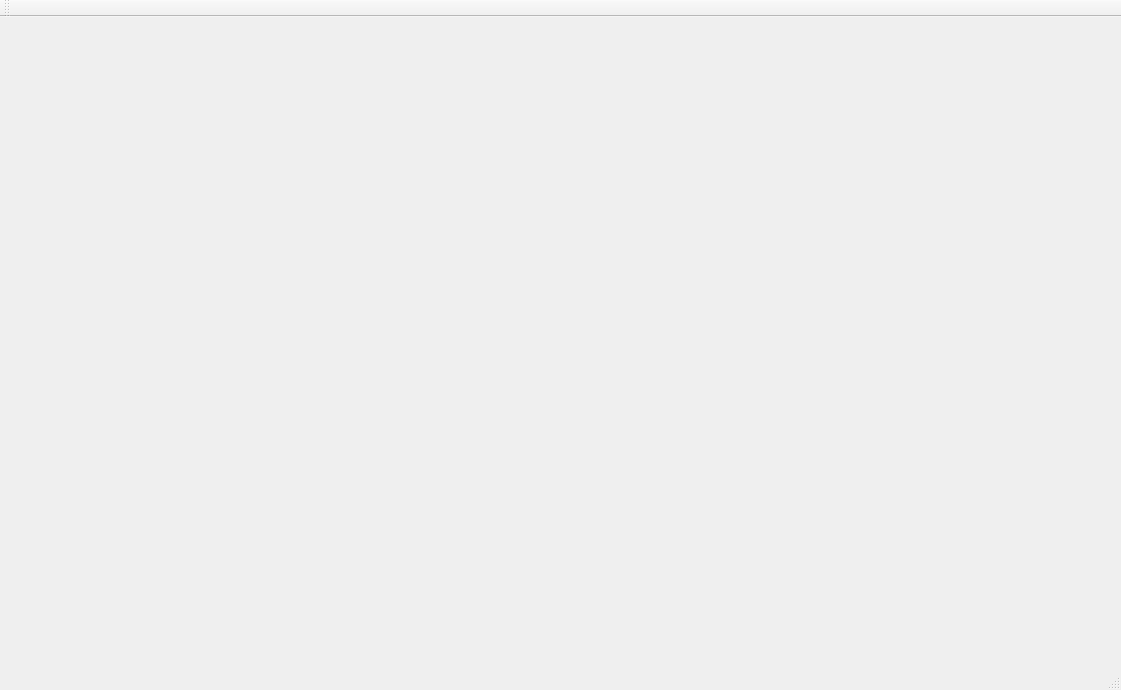
<?xml version="1.0" encoding="UTF-8"?>
<ui version="4.0">
 <class>MainWindow</class>
 <widget class="QMainWindow" name="MainWindow">
  <property name="geometry">
   <rect>
    <x>0</x>
    <y>0</y>
    <width>1121</width>
    <height>690</height>
   </rect>
  </property>
  <property name="windowTitle">
   <string>MainWindow</string>
  </property>
  <widget class="QWidget" name="centralWidget"/>
  <widget class="QMenuBar" name="menuBar">
   <property name="geometry">
    <rect>
     <x>0</x>
     <y>0</y>
     <width>1121</width>
     <height>20</height>
    </rect>
   </property>
  </widget>
  <widget class="QToolBar" name="mainToolBar">
   <attribute name="toolBarArea">
    <enum>TopToolBarArea</enum>
   </attribute>
   <attribute name="toolBarBreak">
    <bool>false</bool>
   </attribute>
  </widget>
  <widget class="QStatusBar" name="statusBar"/>
 </widget>
 <layoutdefault spacing="6" margin="11"/>
 <resources/>
 <connections/>
</ui>
